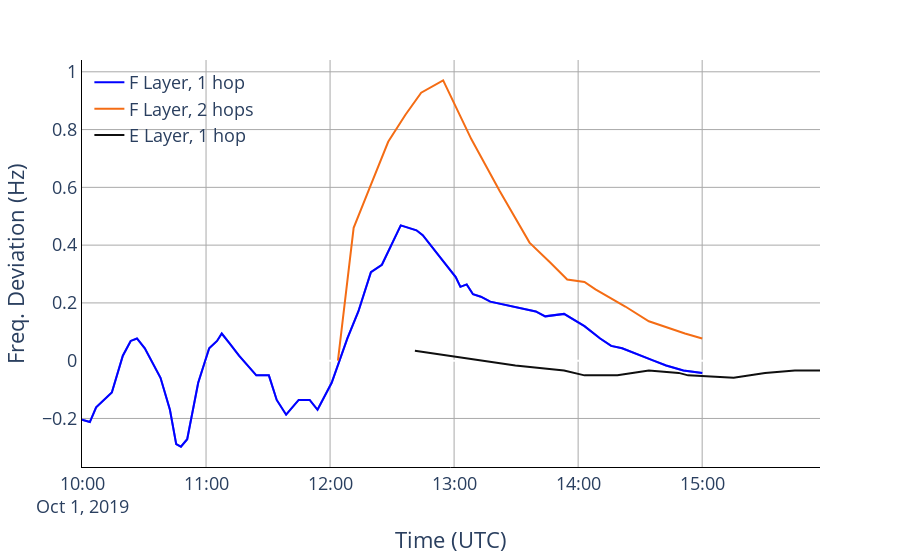

Notebook code cell kept with this figure:
### Code cell
# fig = px.line(F1['Freq Hz'], F1['Date'])

# fig.add_line(px.line(F2['Freq Hz'], F2['Date']))
fig = px.line(x=F1['Date'], y=F1['Freq Hz'])
fig.add_scatter(x=F1['Date'], y=F1['Freq Hz'], mode = 'lines', line_color = color_1F, name = "F Layer, 1 hop")
fig.add_scatter(x=F2['Date'], y=F2['Freq Hz'], mode='lines', line_color = color_2F, name = "F Layer, 2 hops")
fig.add_scatter(x=E['Date'], y=E['Freq Hz'], mode='lines', line_color = color_E, name = "E Layer, 1 hop")

# fig.add_trace(px.line(F2['Freq Hz'], F2['Date']))

fontoptions(fig)

fig.update_layout(
    # title="Digitized Spectrogram",
    xaxis_title="Time (UTC)",
    yaxis_title='Freq. Deviation (Hz)',
    # legend_title="Trace"
)

fig.update_layout(legend=dict(
    yanchor="top",
    y=0.99,
    xanchor="left",
    x=0.01
))


fig.show()
fig.write_html("plots/"+ "Digitized spectrogram" + "_plot.html", include_plotlyjs="cdn")
fig.write_image("plots/9b.png")
# F1
